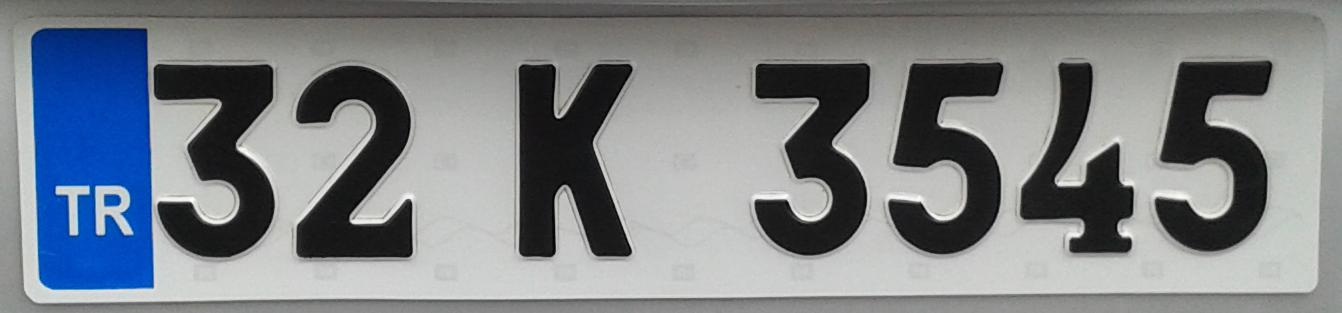
#> input picture resimler/plaka014.jpg, 1342 x 313 px
$ python main.py   (older library calls are emulated)
#> lines starting #> are read from the running program, lines starting #| are printed output that depends on the picture; after the words box and inside, x2 and y2 are one past the last pixel; in counts of white or black regions, pixels touching at a corner belong together
import cv2
#OpenCV kütüphanesini içeri aktarır. Bu kütüphane görüntü işleme ve video analizi için kullanılır.
import numpy as np
#NumPy kütüphanesini içeri aktarır. Bu kütüphane çok boyutlu diziler ve matematiksel işlemler için kullanılır.
from PIL import Image
#PIL kütüphanesinden Image sınıfını içeri aktarır. Bu sınıf, görüntüleri açmak, işlemek ve kaydetmek için kullanılır.
import PIL.Image
# PIL kütüphanesinden Image sınıfını içeri aktarır.
import pytesseract
#pytesseract kütüphanesini içeri aktarır. Bu kütüphane, optik karakter tanıma (OCR) işlemleri yapmak için kullanılır.
import sys
#sys kütüphanesini içeri aktarır. Bu kütüphane, sistemle ilgili bilgilere erişmek için kullanılır.
if sys.platform == 'win32':
    deltax = 0
    deltay = 0
    FONTADI = 'verdana.ttf'
else:
    deltax = 50
    deltay = 105
    FONTADI = 'FreeSerif.ttf'
#Bu kod satırları, işletim sisteminin tespit edilerek, değişkenlere başlangıç değerleri atar.
# İşletim sistemi Windows ise deltax ve deltay değerleri sıfır olarak ayarlanır ve FONTADI
# değişkenine 'verdana.ttf' değeri atanır. Eğer işletim sistemi Windows değilse, deltax ve
# deltay değerleri 50 ve 105 olarak ayarlanır, FONTADI değişkenine ise 'FreeSerif.ttf' değeri atanır.
#Bu kod bloğu, işletim sistemiyle ilgili ayarları belirlemek için kullanılır.
def dpi_kontrol(dosya_adres):
#> called with dosya_adres = 'resimler/plaka014.jpg'
    imaj = Image.open(dosya_adres)
#> imaj is the input picture: PIL image 1342x313 RGB; mean R, G, B 125.1, 130.1, 135.2
    gen, yuks = imaj.size
#> gen = 1342; yuks = 313
    carpan = min(1, float(1024.0 / gen))
#> carpan = 0.763
    size = int(carpan * gen), int(carpan * yuks)
#> size = (1024, 238)
    yeni_imaj = imaj.resize(size, Image.ANTIALIAS)
    gecici_dosyaad = 'resimler/gecici.png'
    yeni_imaj.save(gecici_dosyaad, dpi=(300, 300))
    return gecici_dosyaad
#Bu fonksiyon, verilen dosya adresindeki görüntünün DPI (Nokta Başına İnç) değerini kontrol eder.
# Görüntüyü açar, genişlik ve yükseklik değerlerini alır ve bir ölçek faktörü hesaplar. Bu ölçek
# faktörü, görüntünün 1024 pikselden daha büyük olup olmadığını kontrol eder ve gerektiğinde
# boyutunu yeniden ölçeklendirir. Son olarak, yeniden boyutlandırılmış görüntüyü belirli bir
# DPI değeriyle kaydeder ve geçici bir dosya yolunu döndürür.
def ana():
    dosyaad = dpi_kontrol('resimler/plaka014.jpg')
    kare = cv2.imread(dosyaad)
    cv2.imshow('kare', kare)
    cv2.moveWindow('kare', deltax,deltay)
    gri = cv2.cvtColor(kare,cv2.COLOR_BGR2GRAY)
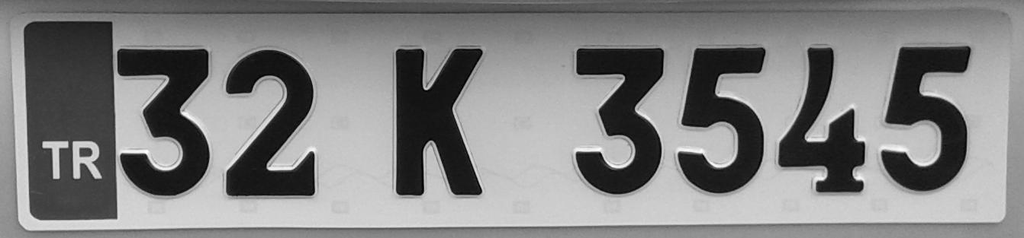
#> gri: shape (238, 1024); min 0, max 255, mean 129.2
    blur = cv2.medianBlur(gri, 7)
    cv2.imshow('blur', blur)
    cv2.moveWindow('blur',deltax,deltay+kare.shape[0])
    _, sb = cv2.threshold(gri,0,255,cv2.THRESH_BINARY_INV+cv2.THRESH_OTSU)
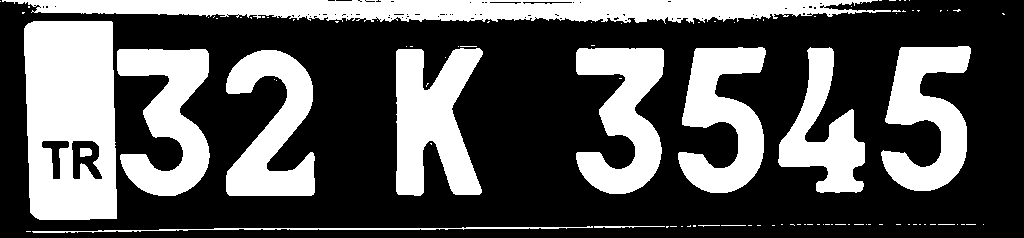
#> sb: shape (238, 1024); 34.4% white; 97 white regions (83 under 20 px), largest, box (x1, y1, x2, y2) and area: (24, 21, 117, 220) 16194, (2, 0, 891, 24) 14317, (396, 48, 483, 196) 8625
    cv2.imshow('sb', sb)
    cv2.moveWindow('sb',deltax,deltay+kare.shape[0]*2)
    cv2.imwrite('resimler/plgecici.png', kare)
    if sys.platform == 'win32':
        pytesseract.pytesseract.tesseract_cmd = r'C:\Program Files\Tesseract-OCR\tesseract'
    else:
        pytesseract.pytesseract.tesseract_cmd = '/usr/bin/tesseract'
    output = pytesseract.image_to_string(PIL.Image.open('resimler/plgecici.png'), lang='eng')
    print(output[1:-1])
    cv2.waitKey()
    cv2.destroyAllWindows()
ana()
#> (the call stopped at in ana, `output = pytesseract.image_to_string(PIL.Image.open('resimler/plgecici..`: pytesseract is not available in this run)
#dpi_kontrol() fonksiyonunu kullanarak 'resimler/plaka014.jpg' dosyasının DPI'sını kontrol eder ve
# geçici bir dosya adı (dosyaad) alır.
#cv2.imread() ile dosyaad dosyasını okur ve kare adlı değişkene atar.
#cv2.imshow('kare', kare) ile kare görüntüsünü ekranda gösterir.
#cv2.moveWindow('kare', deltax, deltay) ile kare penceresinin konumunu ayarlar.
#cv2.cvtColor(kare, cv2.COLOR_BGR2GRAY) ile kare görüntüsünü BGR renk formatından gri tonlamaya
# dönüştürür ve gri adlı değişkene atar.
#cv2.medianBlur(gri, 7) ile gri görüntüsüne median bulanıklık filtresi uygular ve blur adlı değişkene
# atar.
#cv2.imshow('blur', blur) ile blur görüntüsünü ekranda gösterir.
#cv2.moveWindow('blur', deltax, deltay + kare.shape[0]) ile blur penceresinin konumunu ayarlar.
#cv2.threshold(gri, 0, 255, cv2.THRESH_BINARY_INV + cv2.THRESH_OTSU) ile gri görüntüsünde eşikleme
# işlemi uygular ve ters ikili eşiklenmiş görüntüyü (sb)
#cv2.imshow('sb', sb) ile sb görüntüsünü ekranda gösterir.
#cv2.moveWindow('sb', deltax, deltay + kare.shape[0] * 2) ile sb penceresinin konumunu ayarlar.
#cv2.imwrite('resimler/plgecici.png', kare) ile kare görüntüsünü 'resimler/plgecici.png' dosyasına
# kaydeder.
#İşletim sistemi kontrolü yaparak Tesseract OCR motorunun komut yolunu belirler. Eğer işletim sistemi
# 'win32' ise, Tesseract'in Windows konumunu belirler, aksi takdirde diğer işletim sistemleri için
# uygun komut yolunu atar.
#pytesseract.image_to_string(PIL.Image.open('resimler/plgecici.png'), lang='eng') ile
# 'resimler/plgecici.png' dosyasındaki görüntüyü Tesseract OCR kullanarak metne dönüştürür.
#print(output[1:-1]) ile metni ekrana yazdırır. output değişkeninin başındaki ve sonundaki boşluk
# karakterlerini atlayarak metni yazdırır.
#cv2.waitKey() ile herhangi bir tuşa basılmasını bekler.
#cv2.destroyAllWindows() ile tüm açık pencereleri kapatır ve belleği temizler.
#Son olarak, ana() fonksiyonunu çağırarak işlemlerin gerçekleştirilmesini sağlar.
